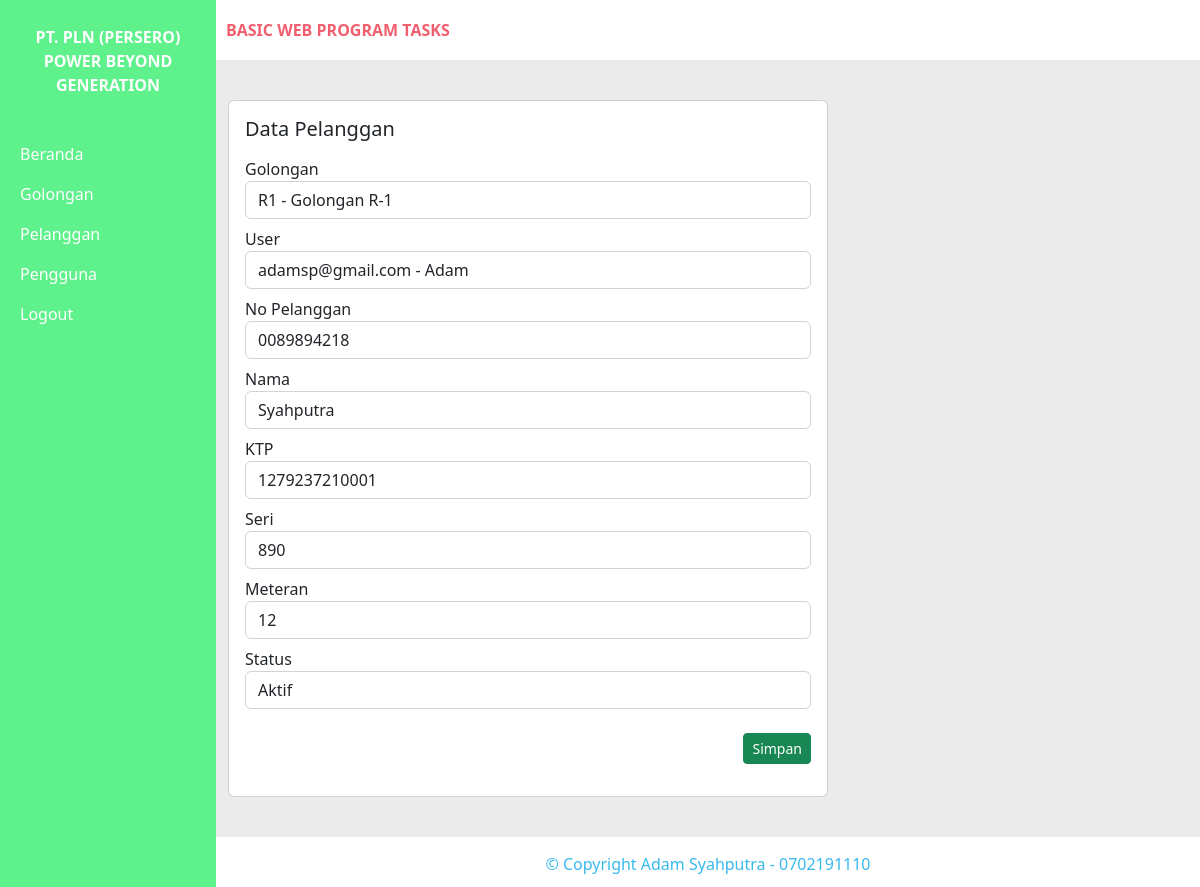
/index.php?page=edit_pelanggan&id=1 (signed in), run on the app's committed database.
### tables this page shows
CREATE TABLE `pelanggans` (
  `id` bigint(20) UNSIGNED NOT NULL,
  `golongan_id` bigint(20) UNSIGNED NOT NULL,
  `pel_no` varchar(255) NOT NULL,
  `pel_nama` varchar(255) NOT NULL,
  `pel_ktp` varchar(255) NOT NULL,
  `pel_seri` varchar(255) NOT NULL,
  `pel_meteran` varchar(255) NOT NULL,
  `pel_aktif` varchar(255) NOT NULL,
  `user_id` bigint(20) UNSIGNED NOT NULL,
  `created_at` timestamp NULL DEFAULT NULL,
  `updated_at` timestamp NULL DEFAULT NULL
);

CREATE TABLE `golongans` (
  `id` bigint(20) UNSIGNED NOT NULL,
  `gol_kode` varchar(255) NOT NULL,
  `gol_nama` varchar(255) NOT NULL,
  `created_at` timestamp NULL DEFAULT NULL,
  `updated_at` timestamp NULL DEFAULT NULL
);

CREATE TABLE `users` (
  `id` bigint(20) UNSIGNED NOT NULL,
  `user_email` varchar(255) NOT NULL,
  `user_nama` varchar(255) NOT NULL,
  `user_alamat` text NOT NULL,
  `user_hp` varchar(255) NOT NULL,
  `user_pos` varchar(255) NOT NULL,
  `user_role` int(11) NOT NULL,
  `user_aktif` int(11) NOT NULL,
  `password` varchar(255) NOT NULL
);

### app/DB.php (called while the page is built, shortened)
<?php
    class DB{
        public function __construct(){
            try{
                $this->db = new PDO("mysql:host=localhost;dbname=task_adam", "root", "");
            } catch(\Exception $e){
                die("Error : " . $e->getMassage());
            }
        }
    }

### app/Golongan.php (called while the page is built, shortened)
<?php
class Golongan extends DB{
    public function index(){
        $sql = "select * from golongans";
        $stmt = $this->db->prepare($sql);
        $stmt->execute();
        $data = [];
        while ($rows = $stmt->fetch()){
            $data[] = $rows;
        }
        return $data;
    }
}

### app/Pelanggan.php (called while the page is built, shortened)
<?php
class Pelanggan extends DB{
    public function edit($id){
        $sql = "SELECT * FROM pelanggans WHERE id='$id'";
        $stmt = $this->db->prepare($sql);
        $stmt->execute();
        $row = $stmt->fetch();
        return $row;
    }
}

### app/Pengguna.php (called while the page is built, shortened)
<?php
class Pengguna extends DB{
    public function index(){
        $sql = "select * from users";
        $stmt = $this->db->prepare($sql);
        $stmt->execute();
        $data = [];
        while ($rows = $stmt->fetch()){
            $data[] = $rows;
        }
        return $data;
    }
}

### pages/edit_pelanggan.php (the view, shortened to what this page needs)
<?php
    $golongan = new App\Golongan();
    $data_golongan = $golongan->index();
    $user = new App\Pengguna();
    $data_user = $user->index();
    $pelanggan = new App\Pelanggan();
    $row = $pelanggan->edit($_GET['id']);
?>
<div class="container" style="padding-top: 40px; padding-bottom: 40px; min-height: 600px">
    <div class="card" style="width: 600px">
        <div class="card-body">
        <div class="card-title"><h5>Data Pelanggan</h5></div>
        <p class="card-text">
            <form method="POST">
                <div class="form-group mt-2">
                    <label for="">Golongan</label>
                    <select name="golongan_id" class="form-control" id="">
                        <?php foreach($data_golongan as $item) { ?>
                        <option value="<?= $item['id'] ?>"
                            <?php if ($item['id'] == $row['golongan_id']) { ?>
                                selected
                            <?php } ?>
                        >
                            <?= $item['gol_kode'] ?> - <?= $item['gol_nama'] ?>
                        </option>
                        <?php } ?>
                    </select>
                </div>
                <div class="form-group mt-2">
                    <label for="">User</label>
                    <select name="user_id" class="form-control">
                        <?php foreach($data_user as $item) { ?>
                        <option value="<?= $item['id'] ?>"
                            <?php if ($item['id'] == $row['user_id']) { ?>
                                selected
                            <?php } ?>
                        >
                            <?= $item['user_email'] ?> - <?= $item['user_nama'] ?>
                        </option>
                        <?php } ?>
                    </select>
                </div>
                <div class="form-group mt-2">
                    <label for="">No Pelanggan</label>
                    <input type="text" name="pel_no" class="form-control" value="<?= $row['pel_no'] ?>">
                </div>
                <div class="form-group mt-2">
                    <label for="">Nama</label>
                    <input type="text" name="pel_nama" class="form-control" value="<?= $row['pel_nama'] ?>">
                </div>
                <div class="form-group mt-2">
                    <label for="">KTP</label>
                    <input type="number" name="pel_ktp" class="form-control" value="<?= $row['pel_ktp'] ?>">
                </div>
                <div class="form-group mt-2">
                    <label for="">Seri</label>
                    <input type="text" name="pel_seri" class="form-control" value="<?= $row['pel_seri'] ?>">
                </div>
                <div class="form-group mt-2">
                    <label for="">Meteran</label>
                    <input type="text" name="pel_meteran" class="form-control" value="<?= $row['pel_meteran'] ?>">
                </div>
                <div class="form-group mt-2">
                    <label for="">Status</label>
                    <select name="pel_aktif" class="form-control">
                        <option value="1"
                        <?php if ($row['pel_aktif'] == 1) { ?>
                            selected
                        <?php } ?>
                        >Aktif</option>
                    </select>
                </div>
                <div class="d-flex justify-content-end mt-4">
                    <button class="btn btn-sm btn-success" name="simpan">Simpan</button>
                </div>
            </form>
        </p>
        </div>
    </div>
</div>

### data on the page
pelanggans: golongan_id "R1 - Golongan R-1", user_id "adamsp@gmail.com - Adam", pel_no "0089894218", pel_nama "Syahputra", pel_ktp "1279237210001", pel_seri "890", pel_meteran "12", pel_aktif "Aktif"
